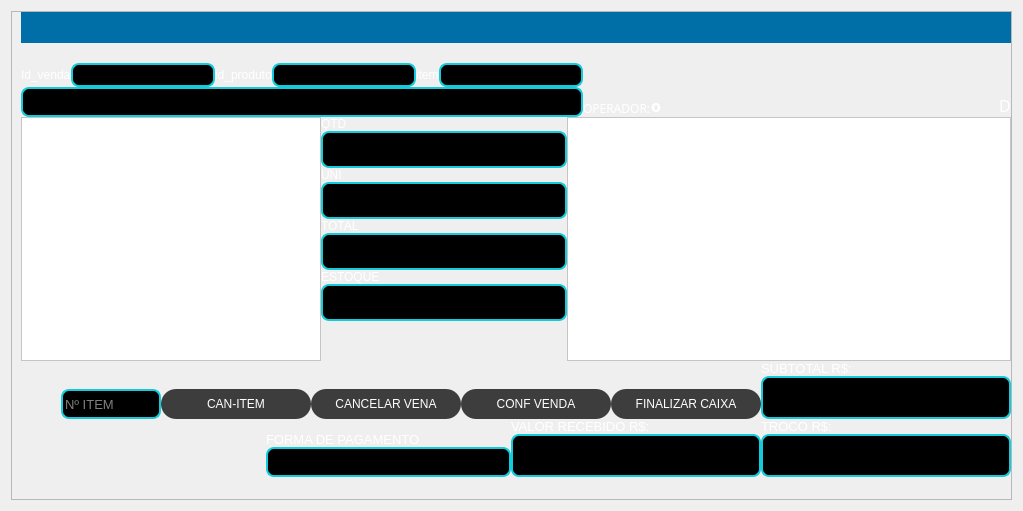
            <widget class="QWidget" name="pg_pdv">
             <property name="styleSheet">
              <string notr="true">QLabel{

background-color: #000000ff;
color: rgb(255, 255, 255);

}

QPushButton{
background-color: rgb(61, 61, 61);
border-radius: 15px;
color: rgb(255, 255, 255);
font: 77 10pt &quot;Arial Black&quot;;
}
QPushButton:hover{
background-color: rgb(0, 111, 167);
border-radius: 15px;
color: rgb(0, 0, 0);
font: 77 10pt &quot;Arial Black&quot;;
}
QLineEdit{
border:2px solid  #14CBDC;
border-radius: 8px;
color: rgb(255,255,255);
background-color: rgb(0, 0, 0);

}

</string>
             </property>
             <layout class="QGridLayout" name="gridLayout_23">
              <item row="0" column="0">
               <widget class="QFrame" name="frame_2">
                <property name="frameShape">
                 <enum>QFrame::StyledPanel</enum>
                </property>
                <property name="frameShadow">
                 <enum>QFrame::Raised</enum>
                </property>
                <layout class="QGridLayout" name="gridLayout_21">
                 <property name="leftMargin">
                  <number>0</number>
                 </property>
                 <property name="topMargin">
                  <number>0</number>
                 </property>
                 <property name="rightMargin">
                  <number>0</number>
                 </property>
                 <property name="bottomMargin">
                  <number>0</number>
                 </property>
                 <property name="spacing">
                  <number>0</number>
                 </property>
                 <item row="0" column="1">
                  <layout class="QGridLayout" name="gridLayout_2">
                   <item row="1" column="0">
                    <layout class="QHBoxLayout" name="horizontalLayout_31">
                     <item>
                      <widget class="QFrame" name="frame_8">
                       <property name="minimumSize">
                        <size>
                         <width>300</width>
                         <height>0</height>
                        </size>
                       </property>
                       <property name="styleSheet">
                        <string notr="true">background-color: rgb(255, 255, 255);</string>
                       </property>
                       <property name="frameShape">
                        <enum>QFrame::StyledPanel</enum>
                       </property>
                       <property name="frameShadow">
                        <enum>QFrame::Raised</enum>
                       </property>
                       <layout class="QGridLayout" name="gridLayout_24">
                        <item row="0" column="0">
                         <widget class="QLabel" name="label_78">
                          <property name="text">
                           <string/>
                          </property>
                          <property name="pixmap">
                           <pixmap>../../../PycharmProjects/pythonProject4meuprojeto/projeto01/carrinho.png</pixmap>
                          </property>
                          <property name="scaledContents">
                           <bool>true</bool>
                          </property>
                         </widget>
                        </item>
                       </layout>
                      </widget>
                     </item>
                     <item>
                      <layout class="QHBoxLayout" name="horizontalLayout_5">
                       <item>
                        <layout class="QVBoxLayout" name="verticalLayout">
                         <item alignment="Qt::AlignLeft">
                          <widget class="QLabel" name="label_9">
                           <property name="text">
                            <string>QTD</string>
                           </property>
                          </widget>
                         </item>
                         <item alignment="Qt::AlignLeft">
                          <widget class="QLineEdit" name="txt03_qtd">
                           <property name="font">
                            <font>
                             <pointsize>20</pointsize>
                            </font>
                           </property>
                           <property name="alignment">
                            <set>Qt::AlignRight|Qt::AlignTrailing|Qt::AlignVCenter</set>
                           </property>
                          </widget>
                         </item>
                         <item alignment="Qt::AlignLeft">
                          <widget class="QLabel" name="label_10">
                           <property name="text">
                            <string>UNI</string>
                           </property>
                          </widget>
                         </item>
                         <item alignment="Qt::AlignLeft">
                          <widget class="QLineEdit" name="txt03_uni">
                           <property name="font">
                            <font>
                             <pointsize>20</pointsize>
                            </font>
                           </property>
                           <property name="alignment">
                            <set>Qt::AlignRight|Qt::AlignTrailing|Qt::AlignVCenter</set>
                           </property>
                          </widget>
                         </item>
                         <item alignment="Qt::AlignLeft">
                          <widget class="QLabel" name="label_12">
                           <property name="text">
                            <string>TOTAL</string>
                           </property>
                          </widget>
                         </item>
                         <item alignment="Qt::AlignLeft">
                          <widget class="QLineEdit" name="txt03_total">
                           <property name="font">
                            <font>
                             <pointsize>20</pointsize>
                            </font>
                           </property>
                           <property name="alignment">
                            <set>Qt::AlignRight|Qt::AlignTrailing|Qt::AlignVCenter</set>
                           </property>
                          </widget>
                         </item>
                         <item alignment="Qt::AlignLeft">
                          <widget class="QLabel" name="label_13">
                           <property name="text">
                            <string>ESTOQUE</string>
                           </property>
                          </widget>
                         </item>
                         <item alignment="Qt::AlignLeft">
                          <widget class="QLineEdit" name="txt03_estoque">
                           <property name="font">
                            <font>
                             <pointsize>20</pointsize>
                            </font>
                           </property>
                           <property name="alignment">
                            <set>Qt::AlignRight|Qt::AlignTrailing|Qt::AlignVCenter</set>
                           </property>
                          </widget>
                         </item>
                         <item>
                          <spacer name="verticalSpacer_9">
                           <property name="orientation">
                            <enum>Qt::Vertical</enum>
                           </property>
                           <property name="sizeHint" stdset="0">
                            <size>
                             <width>20</width>
                             <height>40</height>
                            </size>
                           </property>
                          </spacer>
                         </item>
                        </layout>
                       </item>
                       <item>
                        <widget class="QListWidget" name="lst03_listaintens">
                         <property name="font">
                          <font>
                           <pointsize>10</pointsize>
                          </font>
                         </property>
                         <property name="styleSheet">
                          <string notr="true">background-color: rgb(255, 255, 255);</string>
                         </property>
                        </widget>
                       </item>
                      </layout>
                     </item>
                    </layout>
                   </item>
                   <item row="0" column="0">
                    <layout class="QVBoxLayout" name="verticalLayout_16">
                     <item>
                      <widget class="QLabel" name="lbl03_status">
                       <property name="sizePolicy">
                        <sizepolicy hsizetype="Preferred" vsizetype="Fixed">
                         <horstretch>0</horstretch>
                         <verstretch>0</verstretch>
                        </sizepolicy>
                       </property>
                       <property name="font">
                        <font>
                         <family>MS Shell Dlg 2</family>
                         <pointsize>20</pointsize>
                         <weight>50</weight>
                         <italic>false</italic>
                         <bold>false</bold>
                        </font>
                       </property>
                       <property name="styleSheet">
                        <string notr="true">background-color: rgb(0, 111, 167);
font: 20pt &quot;MS Shell Dlg 2&quot;;</string>
                       </property>
                       <property name="text">
                        <string/>
                       </property>
                       <property name="alignment">
                        <set>Qt::AlignCenter</set>
                       </property>
                      </widget>
                     </item>
                     <item>
                      <spacer name="horizontalSpacer_16">
                       <property name="orientation">
                        <enum>Qt::Horizontal</enum>
                       </property>
                       <property name="sizeHint" stdset="0">
                        <size>
                         <width>40</width>
                         <height>20</height>
                        </size>
                       </property>
                      </spacer>
                     </item>
                     <item>
                      <layout class="QHBoxLayout" name="horizontalLayout_32">
                       <item>
                        <layout class="QVBoxLayout" name="verticalLayout_2">
                         <item>
                          <layout class="QHBoxLayout" name="horizontalLayout">
                           <item>
                            <widget class="QLabel" name="label_11">
                             <property name="sizePolicy">
                              <sizepolicy hsizetype="Fixed" vsizetype="Fixed">
                               <horstretch>0</horstretch>
                               <verstretch>0</verstretch>
                              </sizepolicy>
                             </property>
                             <property name="styleSheet">
                              <string notr="true"/>
                             </property>
                             <property name="text">
                              <string>Id_venda</string>
                             </property>
                            </widget>
                           </item>
                           <item>
                            <widget class="QLineEdit" name="txt03_idvenda">
                             <property name="font">
                              <font>
                               <pointsize>11</pointsize>
                              </font>
                             </property>
                             <property name="alignment">
                              <set>Qt::AlignRight|Qt::AlignTrailing|Qt::AlignVCenter</set>
                             </property>
                            </widget>
                           </item>
                           <item>
                            <widget class="QLabel" name="label_18">
                             <property name="sizePolicy">
                              <sizepolicy hsizetype="Fixed" vsizetype="Fixed">
                               <horstretch>0</horstretch>
                               <verstretch>0</verstretch>
                              </sizepolicy>
                             </property>
                             <property name="styleSheet">
                              <string notr="true"/>
                             </property>
                             <property name="text">
                              <string>id_produto</string>
                             </property>
                            </widget>
                           </item>
                           <item>
                            <widget class="QLineEdit" name="txt03_id_produto">
                             <property name="font">
                              <font>
                               <pointsize>11</pointsize>
                              </font>
                             </property>
                             <property name="alignment">
                              <set>Qt::AlignRight|Qt::AlignTrailing|Qt::AlignVCenter</set>
                             </property>
                            </widget>
                           </item>
                           <item>
                            <widget class="QLabel" name="label_19">
                             <property name="sizePolicy">
                              <sizepolicy hsizetype="Fixed" vsizetype="Fixed">
                               <horstretch>0</horstretch>
                               <verstretch>0</verstretch>
                              </sizepolicy>
                             </property>
                             <property name="styleSheet">
                              <string notr="true"/>
                             </property>
                             <property name="text">
                              <string>item</string>
                             </property>
                            </widget>
                           </item>
                           <item>
                            <widget class="QLineEdit" name="txt03_item">
                             <property name="font">
                              <font>
                               <pointsize>11</pointsize>
                              </font>
                             </property>
                             <property name="alignment">
                              <set>Qt::AlignRight|Qt::AlignTrailing|Qt::AlignVCenter</set>
                             </property>
                            </widget>
                           </item>
                          </layout>
                         </item>
                         <item>
                          <widget class="QLineEdit" name="txt03_descricao">
                           <property name="font">
                            <font>
                             <pointsize>15</pointsize>
                            </font>
                           </property>
                           <property name="alignment">
                            <set>Qt::AlignCenter</set>
                           </property>
                          </widget>
                         </item>
                        </layout>
                       </item>
                       <item>
                        <layout class="QHBoxLayout" name="horizontalLayout_24">
                         <item alignment="Qt::AlignBottom">
                          <widget class="QLabel" name="lbl03_opera">
                           <property name="font">
                            <font>
                             <family>Arial Black</family>
                             <pointsize>9</pointsize>
                             <weight>50</weight>
                             <italic>false</italic>
                             <bold>false</bold>
                            </font>
                           </property>
                           <property name="styleSheet">
                            <string notr="true"/>
                           </property>
                           <property name="text">
                            <string>OPERADOR:</string>
                           </property>
                          </widget>
                         </item>
                         <item alignment="Qt::AlignBottom">
                          <widget class="QLabel" name="lbl03_operador">
                           <property name="font">
                            <font>
                             <family>Arial Black</family>
                             <pointsize>12</pointsize>
                             <weight>75</weight>
                             <bold>true</bold>
                            </font>
                           </property>
                           <property name="text">
                            <string>o</string>
                           </property>
                          </widget>
                         </item>
                         <item>
                          <spacer name="horizontalSpacer_10">
                           <property name="orientation">
                            <enum>Qt::Horizontal</enum>
                           </property>
                           <property name="sizeHint" stdset="0">
                            <size>
                             <width>40</width>
                             <height>20</height>
                            </size>
                           </property>
                          </spacer>
                         </item>
                         <item alignment="Qt::AlignRight|Qt::AlignBottom">
                          <widget class="QLabel" name="lbl03_data">
                           <property name="font">
                            <font>
                             <family>Arial Black</family>
                             <pointsize>12</pointsize>
                             <weight>50</weight>
                             <italic>false</italic>
                             <bold>false</bold>
                            </font>
                           </property>
                           <property name="styleSheet">
                            <string notr="true"/>
                           </property>
                           <property name="text">
                            <string>D</string>
                           </property>
                          </widget>
                         </item>
                        </layout>
                       </item>
                      </layout>
                     </item>
                    </layout>
                   </item>
                   <item row="2" column="0">
                    <layout class="QHBoxLayout" name="horizontalLayout_28">
                     <item>
                      <layout class="QVBoxLayout" name="verticalLayout_40">
                       <item>
                        <layout class="QHBoxLayout" name="horizontalLayout_27">
                         <item>
                          <spacer name="horizontalSpacer_19">
                           <property name="orientation">
                            <enum>Qt::Horizontal</enum>
                           </property>
                           <property name="sizeHint" stdset="0">
                            <size>
                             <width>40</width>
                             <height>20</height>
                            </size>
                           </property>
                          </spacer>
                         </item>
                         <item alignment="Qt::AlignBottom">
                          <widget class="QLineEdit" name="txt03_num_item">
                           <property name="minimumSize">
                            <size>
                             <width>0</width>
                             <height>30</height>
                            </size>
                           </property>
                           <property name="maximumSize">
                            <size>
                             <width>100</width>
                             <height>16777215</height>
                            </size>
                           </property>
                           <property name="font">
                            <font>
                             <pointsize>10</pointsize>
                            </font>
                           </property>
                           <property name="styleSheet">
                            <string notr="true">color: rgb(255, 255, 255);
font: 10pt &quot;MS Shell Dlg 2&quot;;</string>
                           </property>
                           <property name="placeholderText">
                            <string>Nº ITEM</string>
                           </property>
                          </widget>
                         </item>
                         <item alignment="Qt::AlignBottom">
                          <widget class="QPushButton" name="btn03_cancelar">
                           <property name="minimumSize">
                            <size>
                             <width>150</width>
                             <height>30</height>
                            </size>
                           </property>
                           <property name="cursor">
                            <cursorShape>PointingHandCursor</cursorShape>
                           </property>
                           <property name="text">
                            <string>CAN-ITEM</string>
                           </property>
                          </widget>
                         </item>
                         <item alignment="Qt::AlignBottom">
                          <widget class="QPushButton" name="btn03_can_venda">
                           <property name="minimumSize">
                            <size>
                             <width>150</width>
                             <height>30</height>
                            </size>
                           </property>
                           <property name="cursor">
                            <cursorShape>PointingHandCursor</cursorShape>
                           </property>
                           <property name="text">
                            <string>CANCELAR VENA</string>
                           </property>
                          </widget>
                         </item>
                         <item alignment="Qt::AlignBottom">
                          <widget class="QPushButton" name="btn03_conf_venda">
                           <property name="minimumSize">
                            <size>
                             <width>150</width>
                             <height>30</height>
                            </size>
                           </property>
                           <property name="cursor">
                            <cursorShape>PointingHandCursor</cursorShape>
                           </property>
                           <property name="text">
                            <string>CONF VENDA</string>
                           </property>
                          </widget>
                         </item>
                         <item alignment="Qt::AlignBottom">
                          <widget class="QPushButton" name="btn03_fecha_caixa">
                           <property name="minimumSize">
                            <size>
                             <width>150</width>
                             <height>30</height>
                            </size>
                           </property>
                           <property name="cursor">
                            <cursorShape>PointingHandCursor</cursorShape>
                           </property>
                           <property name="text">
                            <string>FINALIZAR CAIXA</string>
                           </property>
                          </widget>
                         </item>
                        </layout>
                       </item>
                       <item>
                        <layout class="QHBoxLayout" name="horizontalLayout_26">
                         <item>
                          <spacer name="horizontalSpacer_8">
                           <property name="orientation">
                            <enum>Qt::Horizontal</enum>
                           </property>
                           <property name="sizeHint" stdset="0">
                            <size>
                             <width>40</width>
                             <height>20</height>
                            </size>
                           </property>
                          </spacer>
                         </item>
                         <item>
                          <layout class="QVBoxLayout" name="verticalLayout_38">
                           <item alignment="Qt::AlignBottom">
                            <widget class="QLabel" name="label_70">
                             <property name="font">
                              <font>
                               <pointsize>10</pointsize>
                              </font>
                             </property>
                             <property name="text">
                              <string>FORMA DE PAGAMENTO</string>
                             </property>
                            </widget>
                           </item>
                           <item>
                            <widget class="QLineEdit" name="txt03_pagamento">
                             <property name="font">
                              <font>
                               <pointsize>15</pointsize>
                              </font>
                             </property>
                            </widget>
                           </item>
                          </layout>
                         </item>
                         <item>
                          <layout class="QVBoxLayout" name="verticalLayout_39">
                           <item alignment="Qt::AlignLeft|Qt::AlignBottom">
                            <widget class="QLabel" name="label_17">
                             <property name="font">
                              <font>
                               <pointsize>10</pointsize>
                              </font>
                             </property>
                             <property name="text">
                              <string>VALOR RECEBIDO R$:</string>
                             </property>
                            </widget>
                           </item>
                           <item alignment="Qt::AlignRight">
                            <widget class="QLineEdit" name="txt03_vrecebido">
                             <property name="maximumSize">
                              <size>
                               <width>250</width>
                               <height>16777215</height>
                              </size>
                             </property>
                             <property name="font">
                              <font>
                               <pointsize>25</pointsize>
                              </font>
                             </property>
                             <property name="alignment">
                              <set>Qt::AlignRight|Qt::AlignTrailing|Qt::AlignVCenter</set>
                             </property>
                            </widget>
                           </item>
                          </layout>
                         </item>
                        </layout>
                       </item>
                      </layout>
                     </item>
                     <item>
                      <layout class="QVBoxLayout" name="verticalLayout_20">
                       <item alignment="Qt::AlignLeft">
                        <widget class="QLabel" name="label_14">
                         <property name="font">
                          <font>
                           <pointsize>10</pointsize>
                          </font>
                         </property>
                         <property name="text">
                          <string>SUBTOTAL R$:</string>
                         </property>
                        </widget>
                       </item>
                       <item alignment="Qt::AlignRight">
                        <widget class="QLineEdit" name="txt03_subtotal">
                         <property name="minimumSize">
                          <size>
                           <width>0</width>
                           <height>0</height>
                          </size>
                         </property>
                         <property name="maximumSize">
                          <size>
                           <width>250</width>
                           <height>16777215</height>
                          </size>
                         </property>
                         <property name="font">
                          <font>
                           <pointsize>25</pointsize>
                          </font>
                         </property>
                         <property name="alignment">
                          <set>Qt::AlignRight|Qt::AlignTrailing|Qt::AlignVCenter</set>
                         </property>
                        </widget>
                       </item>
                       <item alignment="Qt::AlignLeft">
                        <widget class="QLabel" name="label_15">
                         <property name="font">
                          <font>
                           <pointsize>10</pointsize>
                          </font>
                         </property>
                         <property name="text">
                          <string>TROCO R$:</string>
                         </property>
                        </widget>
                       </item>
                       <item alignment="Qt::AlignRight|Qt::AlignBottom">
                        <widget class="QLineEdit" name="txt03_troco">
                         <property name="maximumSize">
                          <size>
                           <width>250</width>
                           <height>16777215</height>
                          </size>
                         </property>
                         <property name="font">
                          <font>
                           <pointsize>25</pointsize>
                          </font>
                         </property>
                         <property name="alignment">
                          <set>Qt::AlignRight|Qt::AlignTrailing|Qt::AlignVCenter</set>
                         </property>
                        </widget>
                       </item>
                      </layout>
                     </item>
                    </layout>
                   </item>
                  </layout>
                 </item>
                 <item row="1" column="0">
                  <widget class="QLabel" name="label_16">
                   <property name="sizePolicy">
                    <sizepolicy hsizetype="Fixed" vsizetype="Preferred">
                     <horstretch>0</horstretch>
                     <verstretch>0</verstretch>
                    </sizepolicy>
                   </property>
                   <property name="font">
                    <font>
                     <family>Arial Black</family>
                     <pointsize>12</pointsize>
                     <weight>50</weight>
                     <italic>false</italic>
                     <bold>false</bold>
                    </font>
                   </property>
                   <property name="styleSheet">
                    <string notr="true"/>
                   </property>
                   <property name="text">
                    <string/>
                   </property>
                  </widget>
                 </item>
                 <item row="1" column="1">
                  <widget class="QLabel" name="lbl03_rodape">
                   <property name="font">
                    <font>
                     <pointsize>11</pointsize>
                    </font>
                   </property>
                   <property name="text">
                    <string/>
                   </property>
                  </widget>
                 </item>
                </layout>
               </widget>
              </item>
             </layout>
            </widget>
